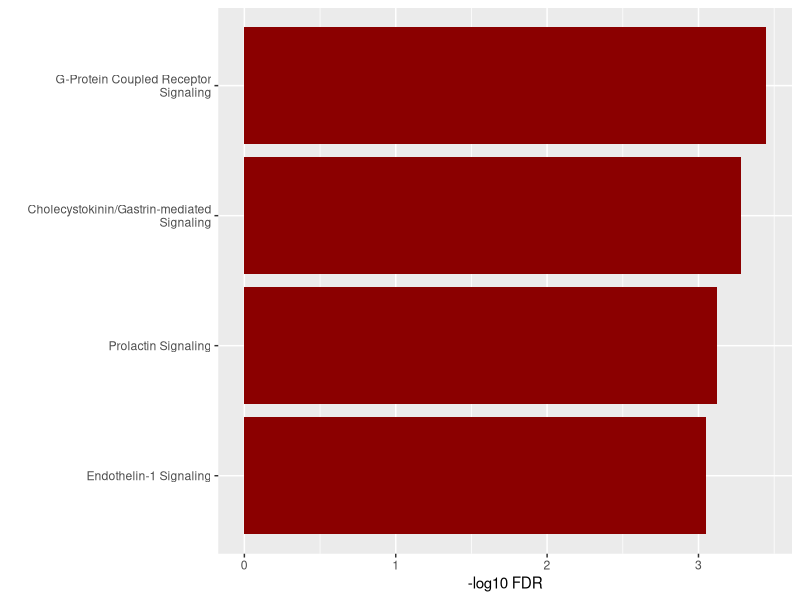
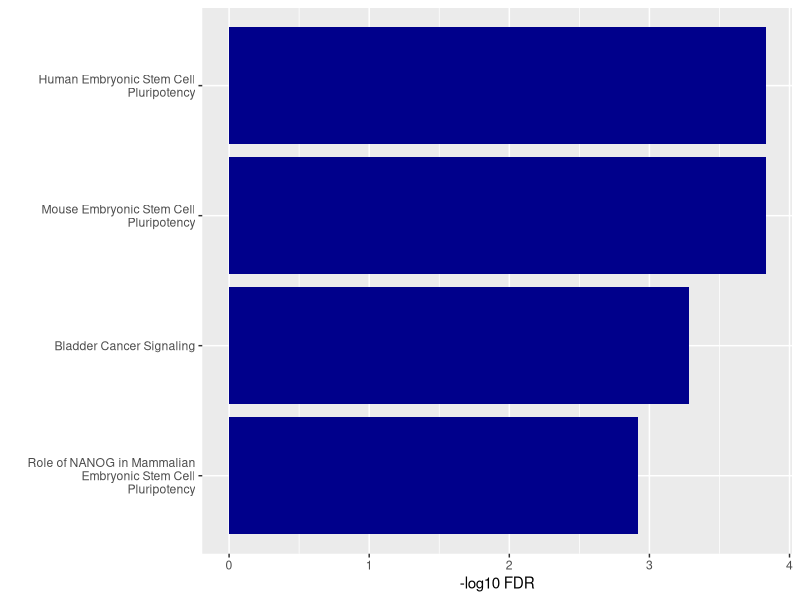
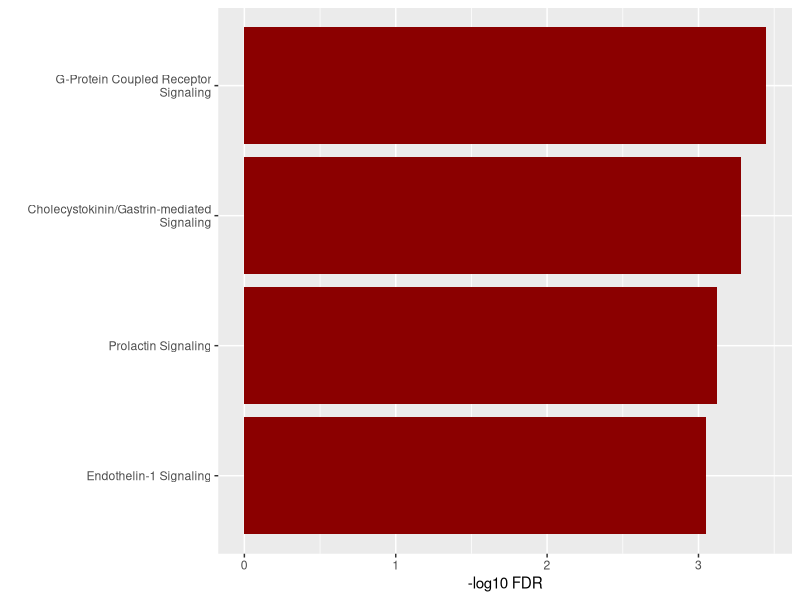
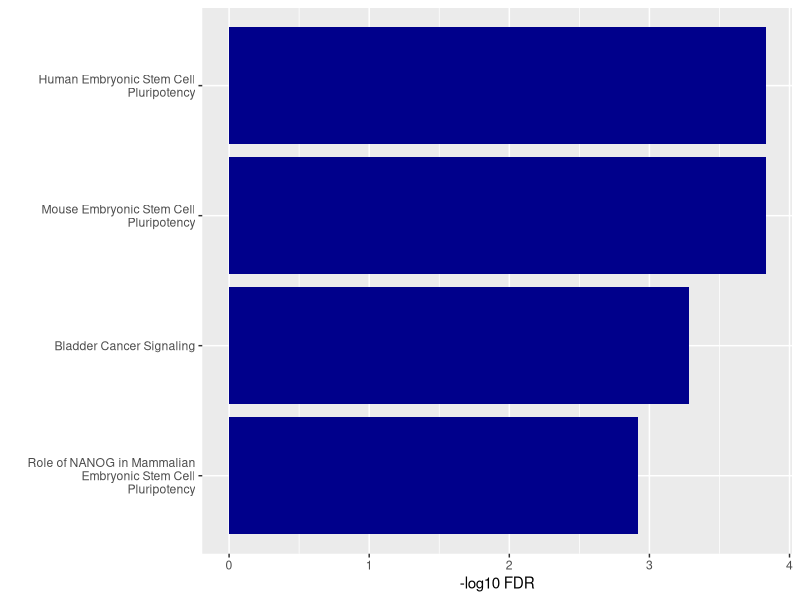

Source code (R) for these figures, in order:
library(stringr)
up_pathway <- read.table("Up-genes-pathway-1.5.txt",sep="\t",header=T)

up_pathway <- up_pathway[4:1,]
library(ggplot2)
up_pathway$Ingenuity.Canonical.Pathways <- factor(up_pathway$Ingenuity.Canonical.Pathways,levels=up_pathway$Ingenuity.Canonical.Pathways)

up_pathway$pvalue = 10 ^ (-1 * up_pathway$X.log.p.value.)
up_pathway$fdr <- p.adjust(up_pathway$pvalue, method="fdr")
up_pathway$log.fdr <- -log10(up_pathway$fdr)

p <- ggplot(up_pathway,aes(x=Ingenuity.Canonical.Pathways,y=(log.fdr))) + geom_bar(stat = "identity",fill="red4") + coord_flip() + xlab("") + ylab("-log10 FDR")

p + scale_x_discrete(labels=function(x) str_wrap(x,width=30))
ggsave("Up-GO-FDR.pdf",width = 6,height = 4)



up_pathway <- read.table("Down-genes-pathway-1.5.txt",sep="\t",header=T)

up_pathway <- up_pathway[4:1,]
library(ggplot2)
up_pathway$Ingenuity.Canonical.Pathways <- factor(up_pathway$Ingenuity.Canonical.Pathways,levels=up_pathway$Ingenuity.Canonical.Pathways)

up_pathway$pvalue = 10 ^ (-1 * up_pathway$X.log.p.value.)
up_pathway$fdr <- p.adjust(up_pathway$pvalue, method="fdr")
up_pathway$log.fdr <- -log10(up_pathway$fdr)

p <- ggplot(up_pathway,aes(x=Ingenuity.Canonical.Pathways,y=(log.fdr))) + geom_bar(stat = "identity",fill="blue4") + coord_flip() + xlab("") + ylab("-log10 FDR")

p + scale_x_discrete(labels=function(x) str_wrap(x,width=30))
ggsave("Down-GO-FDR.pdf",width = 6,height = 4)

